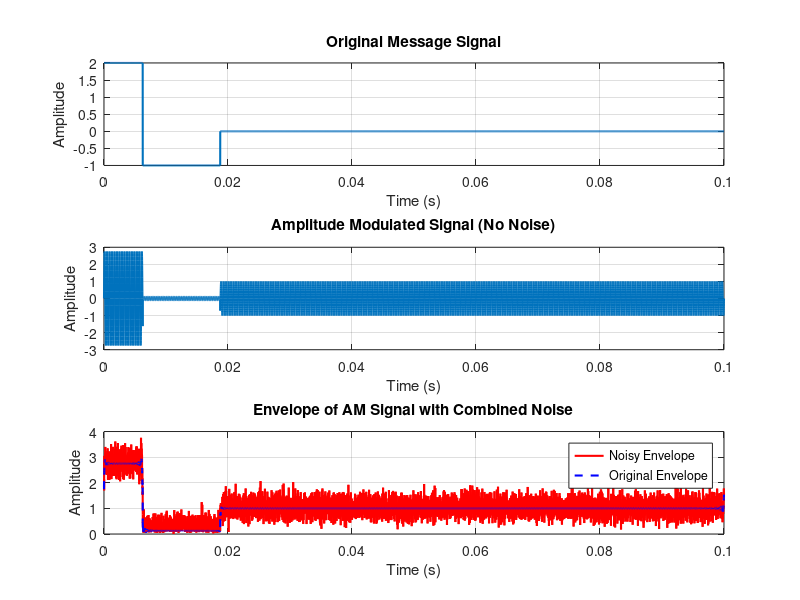

The MATLAB source for this figure:
% Simulation of Amplitude Modulation (AM)

% Simulation Parameters
fc = 2.5e3;       % Carrier frequency (2.5 kHz)
m_index = 0.875;  % Modulation index
t0 = 0.025;       % Time parameter

% Time vector
t = 0:1e-5:0.1;   % Time vector with fine resolution

% Message signal definition
m = zeros(size(t));
m(t >= 0 & t < t0/4) = 2;
m(t >= t0/4 & t < 3*t0/4) = -1;

% Carrier signal
carrier = sin(2*pi*fc*t);

% Amplitude Modulated Signal
am_signal = (1 + m_index * m) .* carrier;

% Envelope Detection (No Noise)
envelope = abs(hilbert(am_signal));

% Signal Power and Noise Calculation
signal_power = mean(am_signal.^2);
noise_power_1 = signal_power / 10;   % 1/10 of signal power
noise_power_2 = signal_power / 50;  % 1/50 of signal power

% Generate Two Noises
noise_1 = sqrt(noise_power_1) * randn(size(t)); % 첫 번째 노이즈
noise_2 = sqrt(noise_power_2) * randn(size(t)); % 두 번째 노이즈

% Combine Noises and Add to Signal
combined_noise = noise_1 + noise_2;            % 두 노이즈를 합산
am_signal_noisy = am_signal + combined_noise;  % 노이즈가 추가된 AM 신호

% Envelope Detection for Noisy Signal
envelope_noisy = abs(hilbert(am_signal_noisy));

% ============================
% Plotting Results
% ============================

figure;

% 1. Original Message Signal
subplot(3, 1, 1);
plot(t, m, 'LineWidth', 1.5);
title('Original Message Signal');
xlabel('Time (s)');
ylabel('Amplitude');
grid on;

% 2. Amplitude Modulated Signal
subplot(3, 1, 2);
plot(t, am_signal, 'LineWidth', 1.5);
title('Amplitude Modulated Signal (No Noise)');
xlabel('Time (s)');
ylabel('Amplitude');
grid on;

% 3. Envelope of Noisy AM Signal
subplot(3, 1, 3);
plot(t, envelope_noisy, 'r', 'LineWidth', 1.5); hold on;
plot(t, envelope, 'b--', 'LineWidth', 1.5); 
title('Envelope of AM Signal with Combined Noise');
xlabel('Time (s)');
ylabel('Amplitude');
legend('Noisy Envelope', 'Original Envelope');
grid on;
